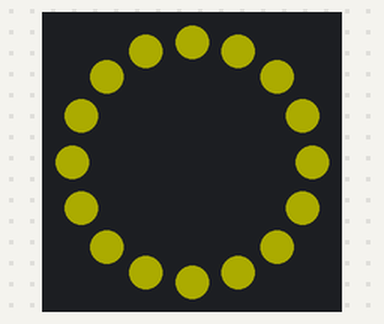
This sketch was run on a simulated Arduino Uno, built with avr-gcc and run on an emulated ATmega328P. Parts: 16 RGB LEDs in a ring, first at the top, clockwise. Dim RGB values are drawn brighter than linear.

Above: at 0.45 s.
At 8.3 s:
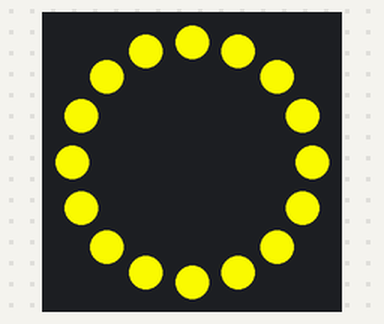

The sketch:

led_patterns.ino
```cpp
#include <Adafruit_NeoPixel.h>

#define LED_PIN 6
#define LED_COUNT 16

Adafruit_NeoPixel ring(LED_COUNT, LED_PIN, NEO_GRB + NEO_KHZ800);

void setup() {
  ring.begin();
  ring.setBrightness(20);
  ring.show();
}

void loop() {
  for (int brightness = 0; brightness <= 255; brightness++) {
    ring.setBrightness(brightness);
    ring.fill(ring.Color(255,255,0)); // Blue
    ring.show();
    delay(5);
  }

  for (int brightness = 255; brightness >= 0; brightness--) {
    ring.setBrightness(brightness);
    ring.fill(ring.Color(255, 255, 0)); // Blue
    ring.show();
    delay(5);
  }
}
```

Measured:
- by itself, everything shown: repeats every 9.7 s, in 32 steps
